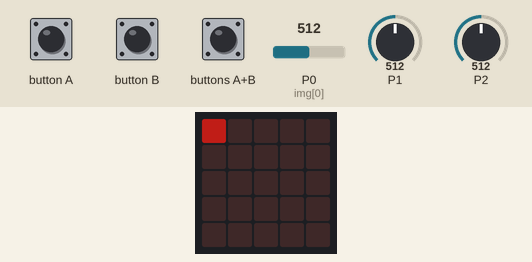
Bench run of a program on a simulated BBC micro:bit running MicroPython. On the bench: the board's 5×5 LED display. The test bench sets the inputs (shaded band); at power-on: P0 (img[0]) = 512, P1 = 512, P2 = 512 (analog values on the 0–1023 scale). Dim RGB values are drawn brighter than linear; files the program writes start out absent; files that are not in the repository are absent.

Above: at 1.2 s.
1.3 s: button A pressed for 3.2 s
At 4.74 s:
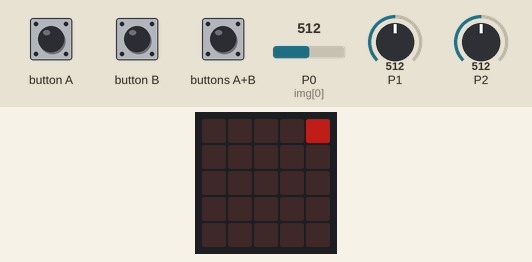
5.1 s: button A pressed for 0.15 s
At 5.79 s:
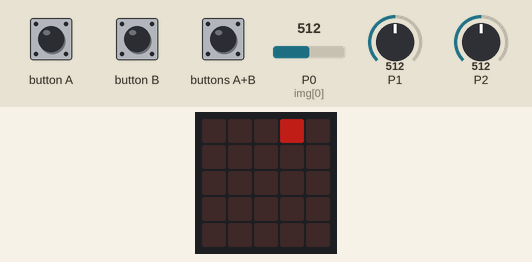
8.2 s: button A pressed for 0.15 s
At 8.82 s:
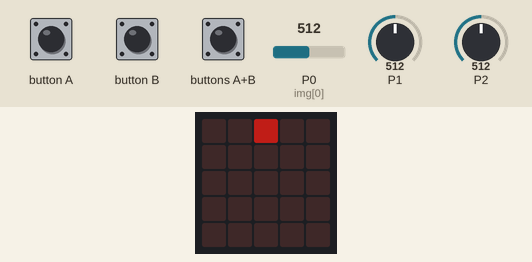
11.3 s: button A pressed for 0.15 s
At 11.87 s:
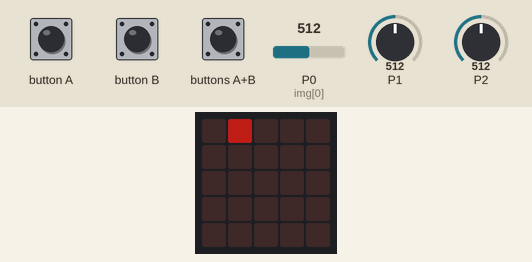
14.4 s: button B pressed for 0.15 s
At 14.91 s:
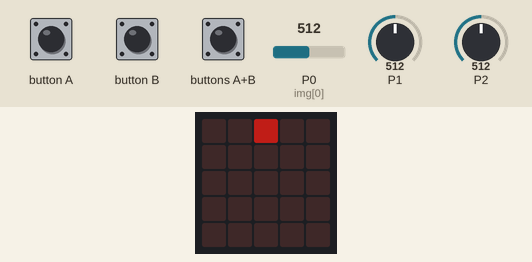
Timing chart, 0 to 17.4 s (numbered marks = the images above; inputs shaded):
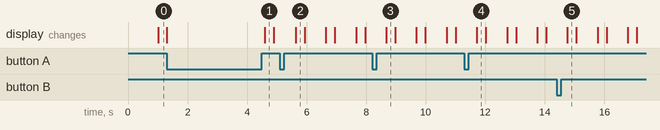

The program:

pxlArt.py
```python
from microbit import pin0,pin1,pin2,button_a,button_b,display,Image,sleep #import needed library

blank=[[0,0,0,0,0],[0,0,0,0,0],[0,0,0,0,0],[0,0,0,0,0],[0,0,0,0,0]]

#define needed functions
def say(data):
	display.scroll(data)

def read(file,backup):#read file function
	try: #load slot
		with open(file) as content: #save save slot
			return content.read()
	except OSError:
		write(file,backup)
		return backup

def write(file,data): #function to write to file
	with open(file, 'w') as content: #save save slot
		content.write(str(data))
		return True

def parseImage(image): #function to make display easier to work with by converting list of pixels to valid format
	output=""
	for row in range(0,5): #iterate thru rows
		currRow=image[row] #update row of pixels var
		for column in range(0,5): #iterate thru column in current row
			currColumn=image[row][column] #update pixel var
			output+=str(currColumn) #addd current pixel to string to output
		output+=":" #add colon to back of current row
	output=output[:-1] #remove last extra colon
	return output

def unParseImage(image): #unparse parsed image
	output=[[0,0,0,0,0],[0,0,0,0,0],[0,0,0,0,0],[0,0,0,0,0],[0,0,0,0,0]]
	char=0
	for row in range(0,5):
		for column in range(0,5):
			char=(row*6)+column
			output[row][column]=int(image[char])
	return output

def delay():
	sleep(200)

def displayCursor(coords):
	display.set_pixel(coords[0],coords[1],3)

#load images
saveSlot=int(read("saveSlot.txt","0"))

currFile="art"+str(saveSlot) #update current file

img=unParseImage(read(currFile,"00000:00000:00000:00000:00000")) #read art

group=int(read("group.txt","0")) #read group

#init radio
from radio import on, config, send, receive

on() #on radio

config(group=group) #cahnge this manually

#needed vars
coords=[0,0]
iteration=0
cursor=0
clipBoard=None
base=770

#2+0 save
#2+1 load
#2+a save slot +
#2+b save slot -

#main loop
while True: #controls

	iteration+=1#increment iteration

	if pin1.read_analog()>base: #detect if pin1 touched (up)
		delay()
		if not coords[1]==4: #check if at edge
			coords[1]+=1 #move coords to up by 1
		else:
			coords[1]=0 #if at edge, move to other side
		displayCursor(coords)#print cursor to make moving more obvious
		iteration=0 #make sure cursor doesnt flash instantly after move

	if pin0.read_analog()>base: #detect if pin0 touched (down)
		delay() #delay
		if not coords[1]==0: #check if at edge
			coords[1]-=1 #move coords to down by 1
		else:
			coords[1]=4 #if at egde,move to other side
		displayCursor(coords)#print cursor to make moving more obvious
		iteration=0#make sure cursor doesnt flash instantly after move

	if button_b.is_pressed(): #detect if button b pressed(right)
		delay() #delay
		if not coords[0]==4: #check if at edge
			coords[0]+=1 #move coords to right by 1
		else:
			coords[0]=0 #if at edge,move to other side
		displayCursor(coords)#print cursor to make moving more obvious
		iteration=0#make sure cursor doesnt flash instantly after move

	if button_a.is_pressed(): #detect if button a pressed(left)
		delay() #delay
		if not coords[0]==0: #check if at edge
			coords[0]-=1 #move coords to left by 1
		else:
			coords[0]=4 #if at edge, move to other side
		displayCursor(coords) #print cursor to make moving more obvious
		iteration=0 #make sure cursor doesnt flash instantly after move

	if (iteration%7)==0: #display cursor if idle for 7 iterations
		displayCursor(coords)

	if (iteration%50)==0: #check messages
		message=receive()
		try:
			image=unParseImage(message)
			clipBoard=image #put in clipboard
			display.show(Image("66666:66066:60606:60006:66666")) #mail symbol
			sleep(1000)
		except:
			pass

	#loading and saving
	if pin2.read_analog()>base and pin0.read_analog()>base: #save 2+0
		write(currFile,parseImage(img))
		say("saved")

	if pin1.read_analog()>base and pin2.read_analog()>base: #load 2+1
		img=unParseImage(read(currFile,blank))
		say("loaded")

	if pin2.read_analog()>base and button_a.is_pressed(): #copy
		clipBoard=img
		delay()
		say("copied")

	if pin1.read_analog()>base and pin0.read_analog()>base: #paste
		if not clipBoard==None:
			img=clipBoard
		delay()
		say("pasted")

	if pin0.read_analog()>base and button_b.is_pressed(): #go down and load state
		write(currFile,parseImage(img))

		saveSlot-=1 #increment save slot
		say(str(saveSlot)) #show slot
		currFile="art"+str(saveSlot) #update current file

		img=unParseImage(read(currFile,parseImage(blank)))

		write("saveSlot.txt",saveSlot)

	if pin0.read_analog()>base and button_a.is_pressed(): #go up and load
		write(currFile,parseImage(img))

		saveSlot+=1 #increment save slot
		say(str(saveSlot)) #show slot
		currFile="art"+str(saveSlot) #update current file

		img=unParseImage(read(currFile,parseImage(blank)))

		write("saveSlot.txt",saveSlot)

	#radio
	if pin1.read_analog()>base and button_a.is_pressed(): #transmit
		send(parseImage(img))
		say("sent")

	if button_a.is_pressed() and button_b.is_pressed(): #change group
		if group==255: #make group 0 if currently 255
			group=0
		else:
			group+=1 #increment group
		say(str(group))
		sleep(500) #longer delay for easier group control
		write("group.txt",str(group))

	#others
	if pin1.read_analog()>base and button_b.is_pressed(): #clear screen (requires confrmation)
		iteration=0
		say("Hold B to confirm.")
		if button_b.is_pressed():
			img=blank
			say("screen cleared.")

	display.show(Image(parseImage(img))) #refresh display

	if pin2.read_analog()>base :
		iteration=0 #make sure cursor doesnt flash during color changing
		if img[coords[1]][coords[0]]==9: #make color 0 if currently 9
			img[coords[1]][coords[0]]=0
		else:
			img[coords[1]][coords[0]]=int(img[coords[1]][coords[0]])+1 #increment color
		display.show(Image(parseImage(img))) #refresh display
		sleep(500) #longer delay for easier color control
```

Measured:
- after the input at 5.1 s, the display: changes after 0.54 s (image 2)
- after the input at 8.2 s, the display: changes after 0.48 s (image 3)
- after the input at 11.3 s, the display: changes after 0.42 s (image 4)
- after the input at 14.4 s, the display: changes after 0.36 s (image 5)
